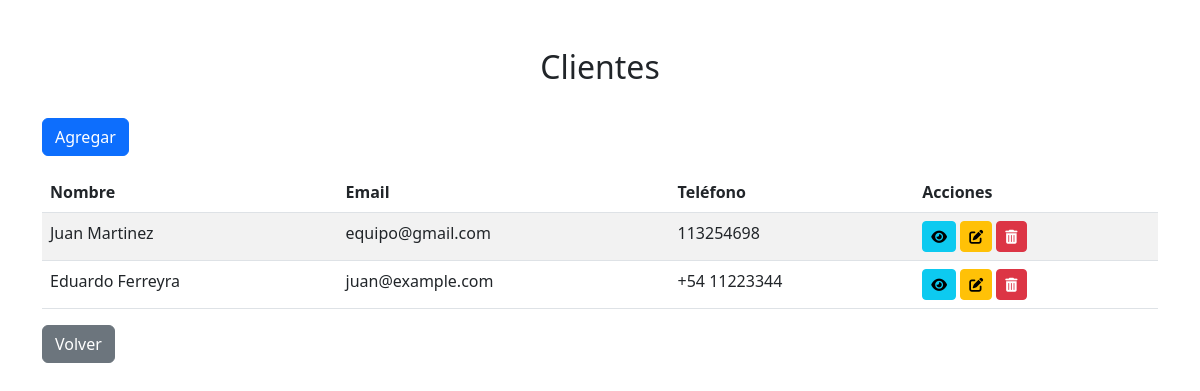
The app's page /view/cliente/create.php with its own data.
### tables this page shows
CREATE TABLE `cliente` (
  `id_cliente` int(11) NOT NULL,
  `nombre_empresa` varchar(200) NOT NULL,
  `nombre_cliente` varchar(200) NOT NULL,
  `apellido_cliente` varchar(200) NOT NULL,
  `telefono` varchar(20) NOT NULL,
  `email_cliente` varchar(200) NOT NULL
);

### view/cliente/create.php (the view, shortened to what this page needs)
<!DOCTYPE html>
<html>
<head>
	<link href="https://cdn.jsdelivr.net/npm/bootstrap@5.3.0-alpha3/dist/css/bootstrap.min.css" rel="stylesheet">
</head>
<body>
  <br>
<div class="container">
<br>
<h2 class="d-flex justify-content-center">Clientes</h2><br>
<a href="agregar_cliente.php" class="btn btn-primary mb-3">Agregar</a>
<div class="table-responsive">
  <table class="table table-striped">
    <thead>
      <tr>
        <th>Nombre</th>
        <th>Email</th>
        <th>Teléfono</th>
        <th>Acciones</th>
      </tr>
    </thead>
    <tbody>
      <?php
      include "../../conf/conexion.php";
      $conn = new mysqli($servername, $username, $password, $dbname);
      $sql = "SELECT * FROM cliente";
      $result = $conn->query($sql);
      if ($result->num_rows > 0) {
          while ($row = $result->fetch_assoc()) {
              $idCliente = $row['id_cliente'];
              $nombre = $row['nombre_cliente'] . ' ' . $row['apellido_cliente'];
              $email = $row['email_cliente'];
              $telefono = $row['telefono'];
              echo '<tr>';
              echo '<td>' . $nombre . '</td>';
              echo '<td>' . $email . '</td>';
              echo '<td>' . $telefono . '</td>';
              echo '<td>';
              echo '<a href="ver_cliente.php?id=' . $idCliente . '" class="btn btn-info btn-sm"><i class="fas fa-eye"></i> </a> ';
              echo '<a href="editar_cliente.php?id=' . $idCliente . '" class="btn btn-warning btn-sm"><i class="fas fa-edit"></i> </a> ';
              echo '<a href="eliminar_cliente.php?id=' . $idCliente . '" class="btn btn-danger btn-sm" onclick="return confirm(\'¿Estás seguro de que deseas eliminar este cliente?\')"><i class="fas fa-trash-alt"></i> </a> ';
              echo '</td>';
              echo '</tr>';
          }
      } else {
          echo '<tr><td colspan="4">No se encontraron clientes.</td></tr>';
      }
      ?>
    </tbody>
  </table>
</div>
<a href="../../index.php" class="btn btn-secondary">Volver</a>
  </div>
</body>
</html>

### records on screen
cliente: nombre "Juan Martinez", email_cliente "equipo@gmail.com", telefono "113254698"
cliente: nombre "Eduardo Ferreyra", email_cliente "juan@example.com", telefono "+54 11223344"
